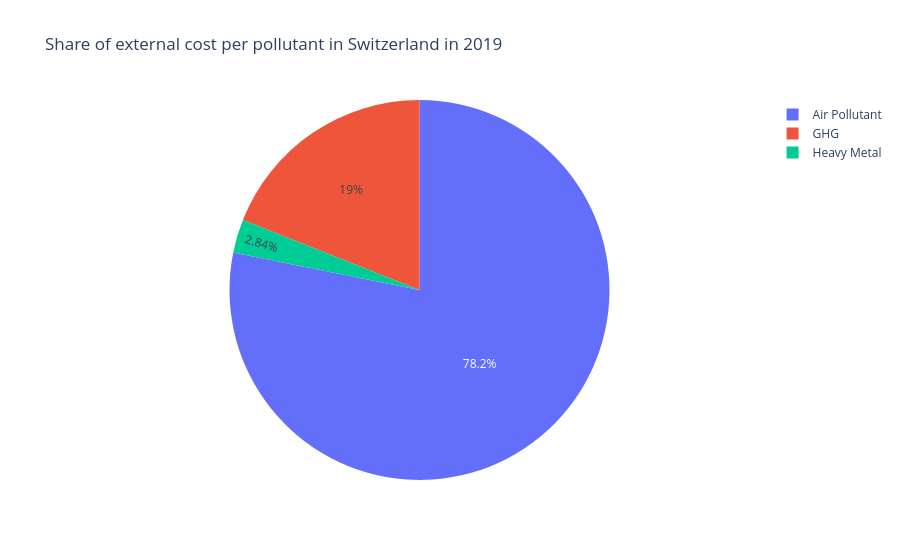

Notebook source saved alongside this figure:
### Markdown cell above
Alright, we are all set to design our pie chart. We use `plotly.express.pie` ([Documentation](https://plotly.com/python-api-reference/generated/plotly.express.pie.html)):

### Code cell
pie_cost = px.pie(cost_ch_2019,               # data frame as input
             values="External Cost",     # values to create the pie chart (data frame column name)
             names="Pollutant",          # labels (data frame column name)
             title="Share of external cost per pollutant in Switzerland in 2019")  # title!
pie_cost.show()

### Figure 1 — Plotly figure (JSON) as saved in the notebook; plotly's stock layout.template omitted (floating-point values rounded to 4 significant figures)
{"data": [{"domain": {"x": [0, 1], "y": [0, 1]}, "hovertemplate": "Pollutant=%{label}<br>External Cost=%{value}<extra></extra>", "labels": ["GHG", "Air Pollutant", "Heavy Metal"], "legendgroup": "", "name": "", "showlegend": true, "type": "pie", "values": [4618.0, 19000.0, 690.0]}], "layout": {"legend": {"tracegroupgap": 0}, "title": {"text": "Share of external cost per pollutant in Switzerland in 2019"}}}
